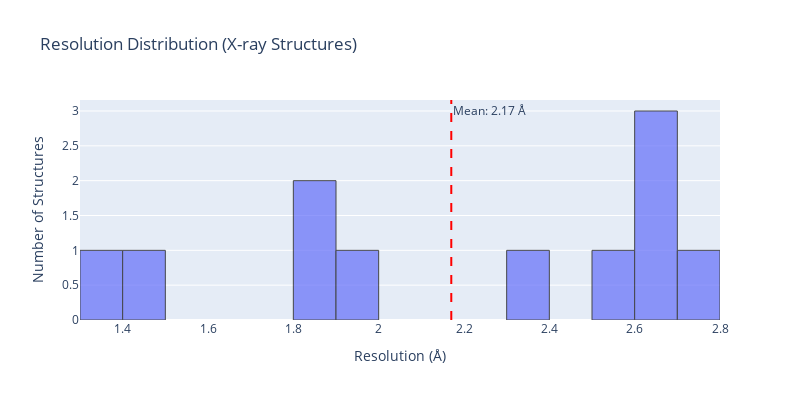

The code cell stored with this chart in its notebook:
### Code cell
# Simple visualization: Resolution distribution
# Plot X-ray resolutions
xray_res = df[df["method"] == "X-RAY DIFFRACTION"]["resolution"].dropna()
if len(xray_res) > 0:
    # Create histogram with plotly
    fig = go.Figure()

    # Add histogram
    fig.add_trace(
        go.Histogram(
            x=xray_res,
            nbinsx=15,
            opacity=0.7,
            name="Resolution Distribution",
            marker=dict(line=dict(color="black", width=1)),
        )
    )

    # Add mean line
    mean_res = xray_res.mean()
    fig.add_vline(
        x=mean_res,
        line_dash="dash",
        line_color="red",
        line_width=2,
        annotation_text=f"Mean: {mean_res:.2f} Å",
    )

    # Update layout
    fig.update_layout(
        title="Resolution Distribution (X-ray Structures)",
        xaxis_title="Resolution (Å)",
        yaxis_title="Number of Structures",
        showlegend=False,
        width=800,
        height=400,
    )

    fig.show()
else:
    print("No X-ray structures with resolution data to plot")

### Figure 1 — Plotly figure (JSON) as saved in the notebook; plotly's stock layout.template omitted (floating-point values rounded to 4 significant figures)
{"data": [{"marker": {"line": {"color": "black", "width": 1}}, "name": "Resolution Distribution", "nbinsx": 15, "opacity": 0.7, "type": "histogram", "x": [1.4, 2.5, 1.35, 2.67, 1.95, 1.84, 2.3, 2.6, 1.89, 2.772, 2.6]}], "layout": {"annotations": [{"showarrow": false, "text": "Mean: 2.17 Å", "x": 2.17, "xanchor": "left", "xref": "x", "y": 1, "yanchor": "top", "yref": "y domain"}], "height": 400, "shapes": [{"line": {"color": "red", "dash": "dash", "width": 2}, "type": "line", "x0": 2.17, "x1": 2.17, "xref": "x", "y0": 0, "y1": 1, "yref": "y domain"}], "showlegend": false, "title": {"text": "Resolution Distribution (X-ray Structures)"}, "width": 800, "xaxis": {"title": {"text": "Resolution (Å)"}}, "yaxis": {"title": {"text": "Number of Structures"}}}}
